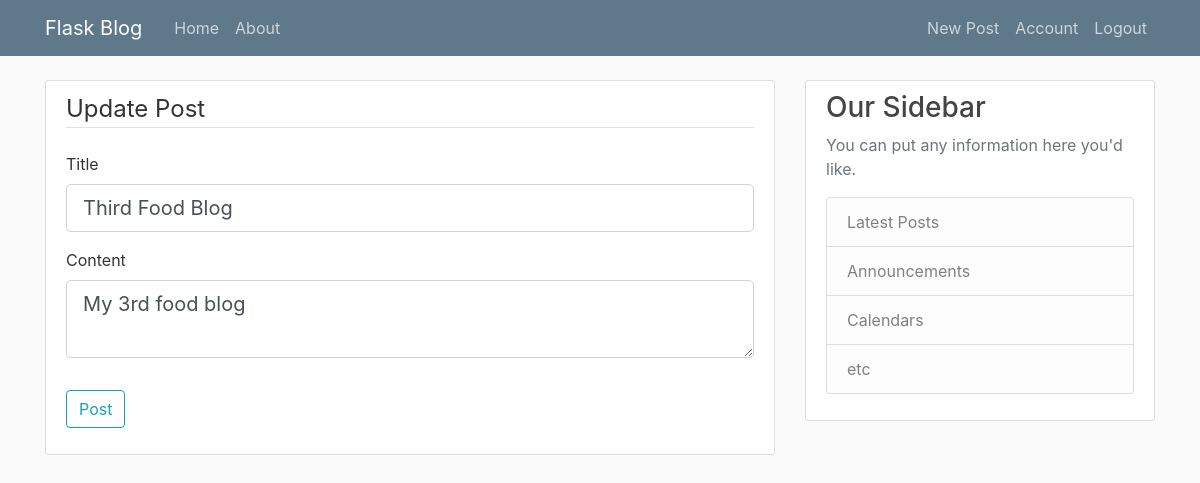
/post/3/update (signed in), run on an earlier commit of the app's database.
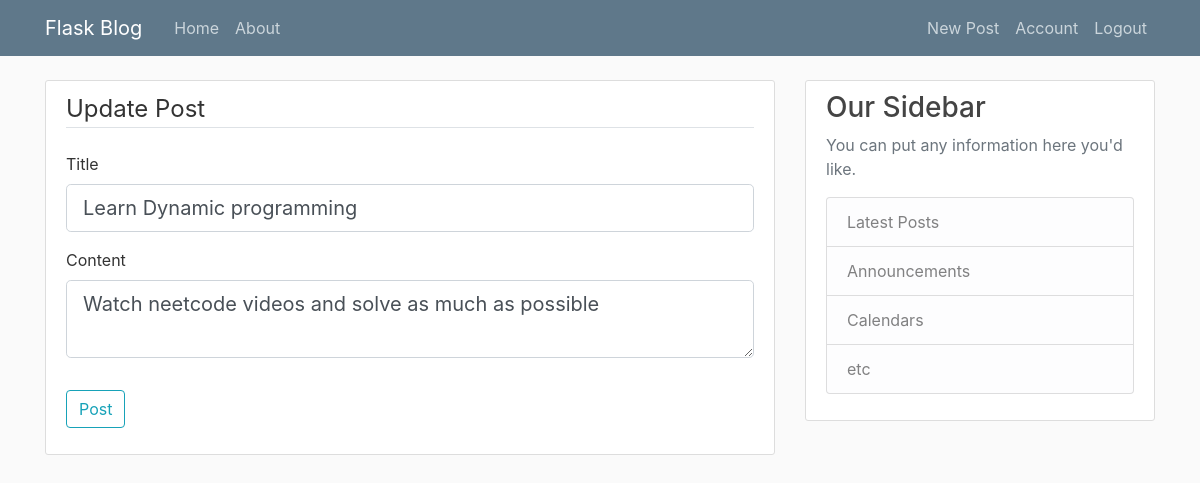
And on a later commit of the database.
### flaskBlog/models.py (models this page shows, shortened)
class Post(db.Model):
    id = db.Column(db.Integer, primary_key=True)
    title = db.Column(db.String(100), nullable=False)
    date_posted = db.Column(db.DateTime, nullable=False, default=datetime.utcnow)
    content = db.Column(db.Text, nullable=False)
    user_id = db.Column(db.Integer, db.ForeignKey('user.id'), nullable=False)

### flaskBlog/routes.py (the view)
@app.route("/post/<int:post_id>/update", methods=['GET', 'POST'])
@login_required
def update_post(post_id):
    with app.app_context():
        post = Post.query.get_or_404(post_id)
        user = User.query.filter_by(id=post.user_id).first()
        if user != current_user:
            abort(403)
        form = PostForm()
        if form.validate_on_submit():
            with app.app_context():
                post = Post.query.filter_by(id=post_id).first()
                post.title = form.title.data
                post.content = form.content.data
                db.session.commit()
                flash('Post updated successfully!', 'success')
                return redirect(url_for('post', post_id=post.id))
        elif request.method == "GET":
            form.title.data = post.title
            form.content.data = post.content
        return render_template("create_post.html", title="Update Post", form=form, legend="Update Post")

### flaskBlog/forms.py
class PostForm(FlaskForm):
    title = StringField('Title', validators=[DataRequired()])
    content = TextAreaField('Content', validators=[DataRequired()])
    submit = SubmitField('Post')

### flaskBlog/models.py (called while the page is built)
@login_manager.user_loader
def load_user(user_id):
    return User.query.get(int(user_id))

### flaskBlog/templates/create_post.html (shortened to what this page needs)
{% extends "layout.html" %}
{% block content %}
  <div class="content-section">
    <form method="POST" action="">
        <fieldset class="form-group">
            <legend class="border-bottom mb-4">{{legend}}</legend>
            <div class="form-group">
                {{ form.title.label(class="form-control-file")}}
                {% if form.title.errors %}
                   {{ form.title(class="form-control form-control-lg is-invalid")}}
                <div class="invalid-feedback">
                    {% for error in form.title.errors %}
                       <span> {{error}} </span>
                    {% endfor %}
                </div>
                {% else %}
                    {{ form.title(class="form-control form-control-lg")}}
                {% endif %}
            </div>
            <div class="form-group">
                {{ form.content.label(class="form-control-file")}}
                {% if form.content.errors %}
                   {{ form.content(class="form-control form-control-lg is-invalid")}}
                <div class="invalid-feedback">
                    {% for error in form.content.errors %}
                       <span> {{error}} </span>
                    {% endfor %}
                </div>
                {% else %}
                    {{ form.content(class="form-control form-control-lg")}}
                {% endif %}
            </div>
        </fieldset>
        <div class="form-group">
            {{ form.submit(class="btn btn-outline-info") }}
        </div>
    </form>
  </div>
{% endblock content %}

What changed in the data, as far as the page shows it:
changed Post: title "Third Food Blog" → "Learn Dynamic programming"; content "My 3rd food blog" → "Watch neetcode videos and solve as much as possible"
